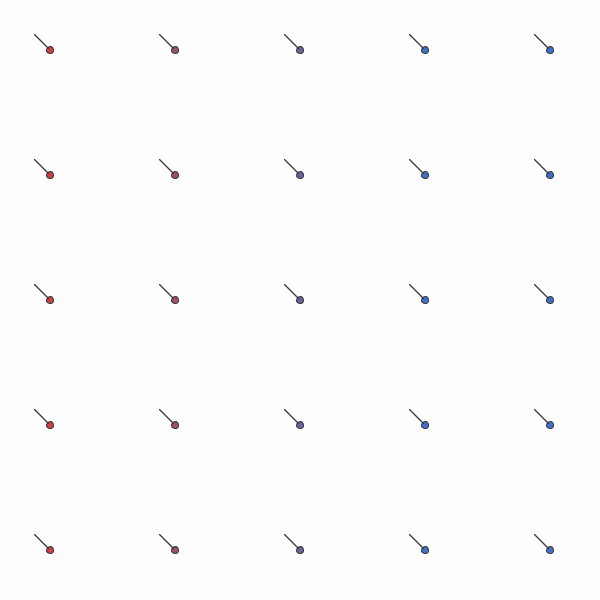
Frame 1 (no input)
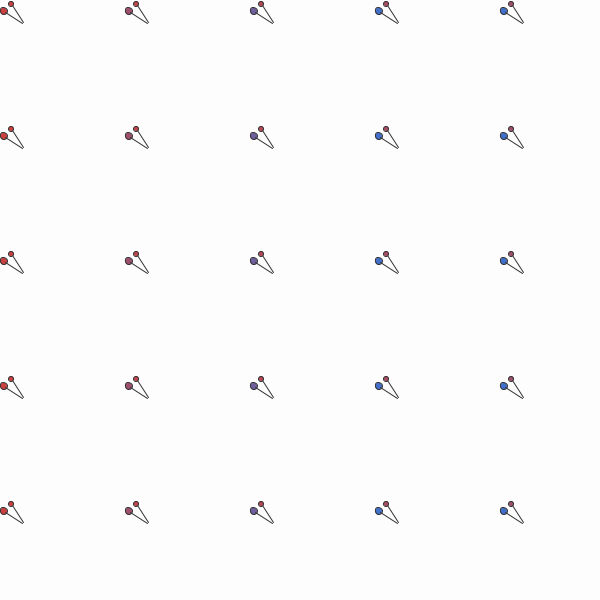
Frame 60 (the mouse pressed at the canvas centre just before this capture)
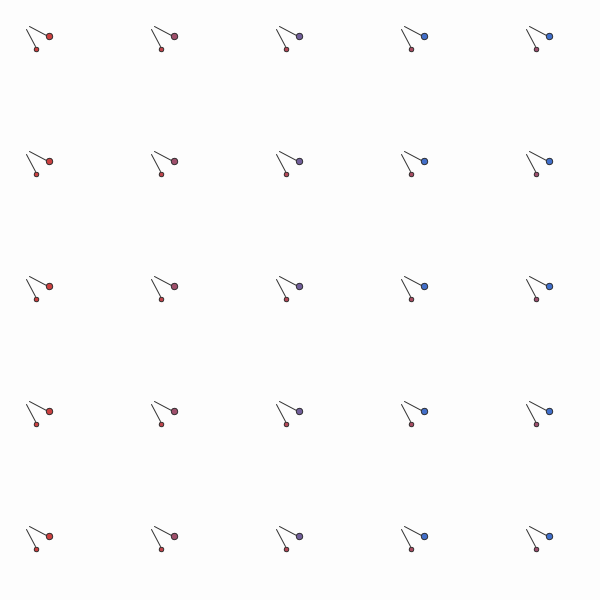
Frame 120 (the mouse held since frame 60 and released just before this capture)

The Processing sketch that drew these frames (run headless with seeded random() and noise(); from frame 60 on, the mouse is pressed at the canvas centre):

// Processing sketch: s10c01cringelings
// ── s10c01cringelings.pde
// Expresión Digital II - Diseño Digital - Facultad de Diseño - Universidad del Desarrollo - 2016
// Catalina Ringeling Selman
// s10c01cringelings

/* Al correr el Programa, se verán figuras que rotan en cierto ángulo (círculos y líneas), otras 
 figuras que rotan y van cambiando de forma (rectángulos) y todas las figuras se van moviendo en el canvas.
 Se crea un fondo blanco donde se dibujan dos círculos que giran con una linea cada uno y van girando en su 
 propio eje y se van moviendo con respecto al eje x e y. A igual que un rectángulo que se dibuja que va 
 cambiando de forma y tamaño mediante va girando en su propio eje mientras se mueve en el eje x e y.
 */
 // La descripción de la rotación de los objetos no es en sus ángulos, sino que en su eje inferior, los ángulos permiten rotación, no la generan.

//Estas variables son globales en la clase, deben estar escritas en ella. 
int a;              //Se crea una variable entera para usar en uno de los objetos.
color c1, c2, c3;   //Se señalan las Variables a usar en los colores
float amt;          //Se señala un valor decimal a usar en los colores
//Estas variables son globales en la clase, deben estar escritas en ella. 

boolean cambio;     //Se crea un boolean llamado cambio.

Catalina[] c = new Catalina[25];  // Se crea la clase Catalina

void setup() {                            //Se ejecuta al iniciar el programa.
  size(600, 600);                         //Tamaño del Canvas
  cambio = true;                         //Se indica si el boolean es verdadero o falso para cuando se inicie el programa.
  for (int i = 0; i < 5; i++) {
    for (int j = 0; j < 5; j++) {
      int total = j + i * 5;
      float ix = i * 25;
      float jy = j * 25;
      c[total] = new Catalina(ix, jy, ix + 5, jy + 5, (int)random(0), (int)random(0), random(0));  //se mencionan las variables j, i, ix y ji
      // ¿qué significa el comentario anterio?
      println(total); // arrastre de ejercicios en clase, se enseño para debuggin, con proposito específico no necesario para certamen  
    }
  }
}

void draw() {                              //Se ejecuta cada vez que se inicia el programa. 
  background(253);                         //Color de fondo - Blanco.
  translate(width * .05, height * .05);    //El origen de cada variable se cambia. El alto x .05 y el ancho x .05.
  a++;                                     //El a va aumentando 1 en 1.

/*Cada cierto tiempo, el boolean con nombre cambio, cambia de ser verdadero a ser falso y nuevamente verdadero, así sucesivamente. 
En el caso que sea falso, se hacen rectángulos.*/
  if (frameCount % 200 == 0) {  // Se ocupa para cambiar estados del boolean. "Refresca" cada void draw.
    cambio = !cambio;
  }
  if (cambio == true) {
    for (int i = 0; i < c.length; i++) {
      c[i].lineaCirculo1();
      c[i].lineaCirculo2();
      c[i].mover();
    }
  }   
  if (cambio == false) {
    for (int i = 0; i < c.length; i++) { // cuando la boolean cambia de estado, no es necesario escribir un for loop para cada estado, todo debe pasar dentro de el primer for loop si es que los objetos son los de la lista a usar.
      c[i].rectangulo();
      c[i].mover1();
    }
  }
}
// ── Catalina.pde
class Catalina {  //Se establece la clase Catalina
  //variables as things // esto es una copia literal de los ejercicios, queda claro que el alumno no sabe del todo lo que escribe
  // Las variables son de los ejercicios y no los necesarios para el certemen, son 4 los que no están en uso
  float x, y, tx, ty, vx, vy, angulo; //Variables en decimal a usar.
  int velx, vely; //Variables enteras a usar.
  
  // El constructor tiene los parámetros de los ejercicios y no los necesarios para el certemen, son 4 los que no están en uso
  Catalina (float x, float y, float tx, float ty, float velx, float vely, float angulo) { /*Se escriben los valores de cada variable. 
  Se utiliza this. para referirse a variables de la otra ventana.*/
    //Inicialize the things // esto es una copia literal de los ejercicios, queda claro que el alumno no sabe del todo lo que escribe
    this.x = x;
    this.y = y;
// variables de ejercicios que no se usan
    this.tx = tx;
    this.ty = ty;
    this.velx = 2;
    this.vely = 2;
// variables de ejercicios que no se usan    
    this.angulo = angulo;
    c1 = color(#CB4040); //Rojo
    c2 = color(#406FCB); //Azul

  }

//Se crea los círculos más grandes junto a una línea. Giran en torno a un ángulo y se mueven entre x e y.
  void lineaCirculo2() {
    pushMatrix();                    //Comienza una acción - Todo lo que suceda dentro de este pushMatrix(); no afectará a otro objeto
    translate(x * 5, y * 5);
    rotate (angulo);
    amt = map(x, 0, width, 0, 8);
    c3 = lerpColor(c1, c2, amt);
    fill(c3);
    ellipse(20, 20, 7, 7);
    stroke(51);
    line(4, 4, 18, 18);
    popMatrix();
  }
//Se crea los círculos más pequeños junto a una línea. Giran en torno a un angulo y se mueven entre x e y.
  void lineaCirculo1() {
    pushMatrix();                  //Comienza una acción - Todo lo que suceda dentro de este pushMatrix(); no afectará a otro objeto
    translate(x * 5, y * 5);
    rotate (-angulo);
    stroke(51);
    line(4, 4, 18, 18);
    amt = map(x, 0, width, 0, 2);
    c3 = lerpColor(c1, c2, amt);
    fill(c3);
    ellipse(20, 20, 5, 5);
    popMatrix();              //Termina una acción
  }
  
// Se crean unos rectángulos que se mueven entre x e y y van cambiando de forma.
  void rectangulo() {
    pushMatrix();                  //Comienza una acción - Todo lo que suceda dentro de este pushMatrix(); no afectará a otro objeto
    translate(x * 8, y * 8);
    rotate (-angulo);
    amt = map(x, 0, width, 0, 8);
    c3 = lerpColor(c1, c2, amt);
    fill(c3);
    rect(20, 20, 10*sin(a/12)+50, 10*sin(a/15)+50);
    popMatrix();              //Termina una acción
  }

//Se señala el movimiento para x e y que se utiliza con las ellipses y líneas
  void mover() {
    x += -.01;
    y += -.01;
    angulo += .05;
  }

////Se señala el movimiento para x e y que se utiliza con los rectángulos.
  void mover1() {
    x += .09;
    y += .09;
    angulo += .02;
  }
}
